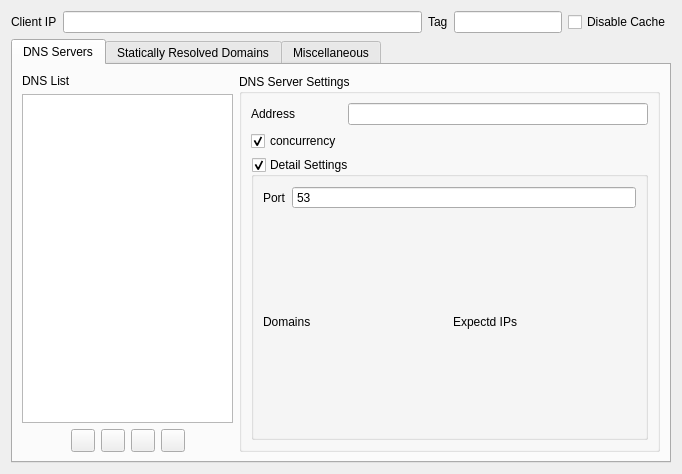
<?xml version="1.0" encoding="UTF-8"?>
<ui version="4.0">
 <class>DnsSettingsWidget</class>
 <widget class="QWidget" name="DnsSettingsWidget">
  <property name="geometry">
   <rect>
    <x>0</x>
    <y>0</y>
    <width>682</width>
    <height>474</height>
   </rect>
  </property>
  <property name="windowTitle">
   <string>Form</string>
  </property>
  <layout class="QVBoxLayout" name="verticalLayout_2">
   <item>
    <layout class="QHBoxLayout" name="horizontalLayout_5" stretch="0,1,0,0,0">
     <item>
      <widget class="QLabel" name="label">
       <property name="text">
        <string>Client IP</string>
       </property>
      </widget>
     </item>
     <item>
      <widget class="QLineEdit" name="dnsClientIPTxt">
       <property name="toolTip">
        <string>The current system's IP address is used to notify the server of the client's location when querying DNS. 

It cannot be a private address.</string>
       </property>
      </widget>
     </item>
     <item>
      <widget class="QLabel" name="label_2">
       <property name="text">
        <string>Tag</string>
       </property>
      </widget>
     </item>
     <item>
      <widget class="QLineEdit" name="dnsTagTxt">
       <property name="toolTip">
        <string>(V2Ray 4.13+) The query traffic sent by this DNS, except for localhost and DOHL modes, will carry this identifier, which can be matched with inboundTag in the route.</string>
       </property>
      </widget>
     </item>
     <item>
      <widget class="QCheckBox" name="dnsDisableCacheCB">
       <property name="text">
        <string>Disable Cache</string>
       </property>
      </widget>
     </item>
    </layout>
   </item>
   <item>
    <widget class="QTabWidget" name="tabWidget">
     <property name="currentIndex">
      <number>0</number>
     </property>
     <widget class="QWidget" name="tab_2">
      <attribute name="title">
       <string>DNS Servers</string>
      </attribute>
      <layout class="QHBoxLayout" name="horizontalLayout_2" stretch="2,4">
       <item>
        <layout class="QVBoxLayout" name="verticalLayout">
         <item>
          <widget class="QLabel" name="label_6">
           <property name="text">
            <string>DNS List</string>
           </property>
          </widget>
         </item>
         <item>
          <widget class="QListWidget" name="serversListbox"/>
         </item>
         <item>
          <layout class="QHBoxLayout" name="horizontalLayout">
           <item>
            <spacer name="horizontalSpacer_2">
             <property name="orientation">
              <enum>Qt::Horizontal</enum>
             </property>
             <property name="sizeHint" stdset="0">
              <size>
               <width>40</width>
               <height>20</height>
              </size>
             </property>
            </spacer>
           </item>
           <item>
            <widget class="QToolButton" name="addServerBtn">
             <property name="icon">
              <iconset>
               <normaloff>:/assets/icons/ui_dark/add.svg</normaloff>:/assets/icons/ui_dark/add.svg</iconset>
             </property>
            </widget>
           </item>
           <item>
            <widget class="QToolButton" name="removeServerBtn">
             <property name="icon">
              <iconset>
               <normaloff>:/assets/icons/ui_dark/minus.svg</normaloff>:/assets/icons/ui_dark/minus.svg</iconset>
             </property>
            </widget>
           </item>
           <item>
            <widget class="QToolButton" name="moveServerUpBtn">
             <property name="text">
              <string/>
             </property>
             <property name="icon">
              <iconset>
               <normaloff>:/assets/icons/ui_dark/arrow-up.svg</normaloff>:/assets/icons/ui_dark/arrow-up.svg</iconset>
             </property>
            </widget>
           </item>
           <item>
            <widget class="QToolButton" name="moveServerDownBtn">
             <property name="icon">
              <iconset>
               <normaloff>:/assets/icons/ui_dark/arrow-down.svg</normaloff>:/assets/icons/ui_dark/arrow-down.svg</iconset>
             </property>
            </widget>
           </item>
           <item>
            <spacer name="horizontalSpacer">
             <property name="orientation">
              <enum>Qt::Horizontal</enum>
             </property>
             <property name="sizeHint" stdset="0">
              <size>
               <width>40</width>
               <height>20</height>
              </size>
             </property>
            </spacer>
           </item>
          </layout>
         </item>
        </layout>
       </item>
       <item>
        <widget class="QGroupBox" name="dnsSettingsGB">
         <property name="title">
          <string>DNS Server Settings</string>
         </property>
         <layout class="QVBoxLayout" name="verticalLayout_3" stretch="0,1">
          <item>
           <layout class="QFormLayout" name="formLayout_2">
            <item row="0" column="0">
             <widget class="QLabel" name="label_5">
              <property name="text">
               <string>Address</string>
              </property>
             </widget>
            </item>
            <item row="0" column="1">
             <widget class="QLineEdit" name="serverAddressTxt"/>
            </item>
            <item row="1" column="0">
              <widget class="QCheckBox" name="concurrencyCB">
                <property name="text">
                 <string>concurrency</string>
                </property>
                <property name="checkable">
                 <bool>true</bool>
                </property>
                <property name="checked">
                 <bool>true</bool>
                </property>
               </widget>
            </item>
           </layout>
          </item>
          <item>
           <widget class="QGroupBox" name="detailsSettingsGB">
            <property name="title">
             <string>Detail Settings</string>
            </property>
            <property name="checkable">
             <bool>true</bool>
            </property>
            <layout class="QGridLayout" name="_2" rowstretch="0,0,1">
             <item row="1" column="1">
              <widget class="QLabel" name="label_4">
               <property name="text">
                <string>Expectd IPs</string>
               </property>
              </widget>
             </item>
             <item row="2" column="0">
              <layout class="QGridLayout" name="domainsLayout"/>
             </item>
             <item row="1" column="0">
              <widget class="QLabel" name="label_3">
               <property name="text">
                <string>Domains</string>
               </property>
              </widget>
             </item>
             <item row="2" column="1">
              <layout class="QGridLayout" name="expectedIPsLayout"/>
             </item>
             <item row="0" column="0" colspan="2">
              <layout class="QHBoxLayout" name="horizontalLayout_4" stretch="0,1">
               <item>
                <widget class="QLabel" name="label_7">
                 <property name="text">
                  <string>Port</string>
                 </property>
                </widget>
               </item>
               <item>
                <widget class="QSpinBox" name="serverPortSB">
                 <property name="toolTip">
                  <string>Port for DNS server. Normally it's 53.
This entry is ignored by V2Ray core when using DoH servers.</string>
                 </property>
                 <property name="buttonSymbols">
                  <enum>QAbstractSpinBox::NoButtons</enum>
                 </property>
                 <property name="minimum">
                  <number>1</number>
                 </property>
                 <property name="maximum">
                  <number>65535</number>
                 </property>
                 <property name="value">
                  <number>53</number>
                 </property>
                </widget>
               </item>
              </layout>
             </item>
            </layout>
           </widget>
          </item>
         </layout>
        </widget>
       </item>
      </layout>
     </widget>
     <widget class="QWidget" name="tab">
      <attribute name="title">
       <string>Statically Resolved Domains</string>
      </attribute>
      <layout class="QGridLayout" name="gridLayout">
       <item row="0" column="0">
        <widget class="QTableWidget" name="staticResolvedDomainsTable">
         <property name="editTriggers">
          <set>QAbstractItemView::AllEditTriggers</set>
         </property>
         <property name="verticalScrollMode">
          <enum>QAbstractItemView::ScrollPerPixel</enum>
         </property>
         <property name="horizontalScrollMode">
          <enum>QAbstractItemView::ScrollPerPixel</enum>
         </property>
         <column>
          <property name="text">
           <string>Domain</string>
          </property>
         </column>
         <column>
          <property name="text">
           <string>Resolved IP</string>
          </property>
         </column>
        </widget>
       </item>
       <item row="1" column="0">
        <layout class="QHBoxLayout" name="horizontalLayout_3">
         <item>
          <spacer name="horizontalSpacer_3">
           <property name="orientation">
            <enum>Qt::Horizontal</enum>
           </property>
           <property name="sizeHint" stdset="0">
            <size>
             <width>40</width>
             <height>20</height>
            </size>
           </property>
          </spacer>
         </item>
         <item>
          <widget class="QToolButton" name="addStaticHostBtn">
           <property name="icon">
            <iconset>
             <normaloff>:/assets/icons/ui_dark/add.svg</normaloff>:/assets/icons/ui_dark/add.svg</iconset>
           </property>
          </widget>
         </item>
         <item>
          <widget class="QToolButton" name="removeStaticHostBtn">
           <property name="text">
            <string/>
           </property>
           <property name="icon">
            <iconset>
             <normaloff>:/assets/icons/ui_dark/minus.svg</normaloff>:/assets/icons/ui_dark/minus.svg</iconset>
           </property>
          </widget>
         </item>
         <item>
          <spacer name="horizontalSpacer_4">
           <property name="orientation">
            <enum>Qt::Horizontal</enum>
           </property>
           <property name="sizeHint" stdset="0">
            <size>
             <width>40</width>
             <height>20</height>
            </size>
           </property>
          </spacer>
         </item>
        </layout>
       </item>
      </layout>
     </widget>
     <widget class="QWidget" name="tab_3">
      <attribute name="title">
       <string>Miscellaneous</string>
      </attribute>
      <layout class="QFormLayout" name="formLayout">
       <item row="0" column="0">
        <widget class="QLabel" name="label_10">
         <property name="text">
          <string>Query Strategy</string>
         </property>
        </widget>
       </item>
       <item row="0" column="1">
        <widget class="QComboBox" name="dnsQueryStrategyCB">
         <item>
          <property name="text">
           <string notr="true">UseIP</string>
          </property>
         </item>
         <item>
          <property name="text">
           <string notr="true">UseIPv4</string>
          </property>
         </item>
         <item>
          <property name="text">
           <string notr="true">UseIPv6</string>
          </property>
         </item>
        </widget>
       </item>
       <item row="1" column="0">
        <widget class="QLabel" name="label_12">
         <property name="text">
          <string>Disable Fallback</string>
         </property>
        </widget>
       </item>
       <item row="1" column="1">
        <widget class="QCheckBox" name="dnsDisableFallbackCB">
         <property name="text">
          <string>Enabled</string>
         </property>
        </widget>
       </item>
       <item row="2" column="1">
        <layout class="QHBoxLayout" name="horizontalLayout_6">
         <item>
          <widget class="QGroupBox" name="groupBox_2">
           <property name="title">
            <string>Pool 1</string>
           </property>
           <layout class="QFormLayout" name="formLayout_3">
            <item row="0" column="0">
             <widget class="QLabel" name="label_8">
              <property name="text">
               <string>IP Range</string>
              </property>
             </widget>
            </item>
            <item row="1" column="0">
             <widget class="QLabel" name="label_9">
              <property name="text">
               <string>Pool Size</string>
              </property>
             </widget>
            </item>
            <item row="0" column="1">
             <widget class="QComboBox" name="fakeDNSIPPool">
              <property name="editable">
               <bool>true</bool>
              </property>
             </widget>
            </item>
            <item row="1" column="1">
             <widget class="QSpinBox" name="fakeDNSIPPoolSize">
              <property name="minimum">
               <number>1</number>
              </property>
              <property name="maximum">
               <number>999999999</number>
              </property>
              <property name="value">
               <number>65535</number>
              </property>
             </widget>
            </item>
           </layout>
          </widget>
         </item>
         <item>
          <widget class="QGroupBox" name="groupBox">
           <property name="title">
            <string>Pool 2</string>
           </property>
           <layout class="QFormLayout" name="formLayout_4">
            <item row="0" column="0">
             <widget class="QLabel" name="label_11">
              <property name="text">
               <string>IP Range</string>
              </property>
             </widget>
            </item>
            <item row="1" column="0">
             <widget class="QLabel" name="label_13">
              <property name="text">
               <string>Pool Size</string>
              </property>
             </widget>
            </item>
            <item row="0" column="1">
             <widget class="QComboBox" name="fakeDNSIPv6Pool">
              <property name="editable">
               <bool>true</bool>
              </property>
             </widget>
            </item>
            <item row="1" column="1">
             <widget class="QSpinBox" name="fakeDNSIPv6PoolSize">
              <property name="minimum">
               <number>1</number>
              </property>
              <property name="maximum">
               <number>999999999</number>
              </property>
              <property name="value">
               <number>65535</number>
              </property>
             </widget>
            </item>
           </layout>
          </widget>
         </item>
        </layout>
       </item>
       <item row="2" column="0">
        <widget class="QLabel" name="label_14">
         <property name="text">
          <string>FakeDNS</string>
         </property>
        </widget>
       </item>
      </layout>
     </widget>
    </widget>
   </item>
  </layout>
 </widget>
 <resources/>
 <connections/>
</ui>
